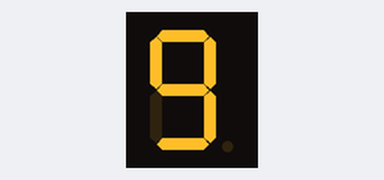
Simulated run of this sketch. Board: Arduino Uno, built with avr-gcc and run on an emulated ATmega328P. Shown: 1-digit seven-segment display. Wiring (inferred from the names in the program): 1-digit 7-segment display, segments lit when LOW: segments pin 7, pin 6, pin 4, pin 3, pin 2, pin 8, pin 9, pin 5. The segment pins are drawn as the display they are named for.

Above: at 0.1 s.
At 1.1 s:
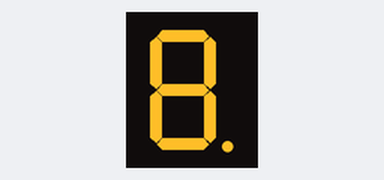
At 2.1 s:
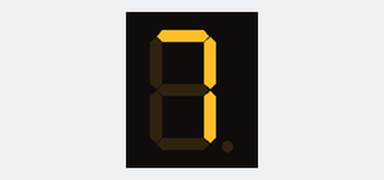
At 4.1 s:
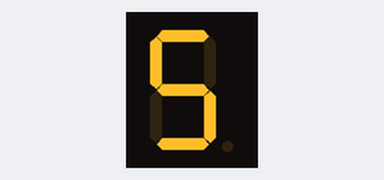
At 6.1 s:
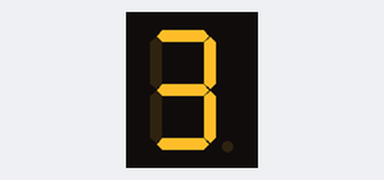
At 9.1 s:
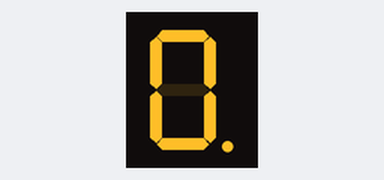

The sketch:

seven_segment.ino
```cpp
int a = 7; // Pinleri tanımlıyoruz
int b = 6;
int c = 4;
int d = 3;
int e = 2;
int f = 8;
int g = 9;
int dp = 5;
void setup()
{
pinMode(a, OUTPUT); // Pinlerin çıkış pini olduğunu belirtiyoruz.
pinMode(b, OUTPUT);
pinMode(c, OUTPUT);
pinMode(d, OUTPUT);
pinMode(e, OUTPUT);
pinMode(f, OUTPUT);
pinMode(g, OUTPUT);
pinMode(dp, OUTPUT);
}
void loop() {
// "9" Sayısını yazar.
digitalWrite(a,LOW);
digitalWrite(b,LOW);
digitalWrite(c,LOW);
digitalWrite(d,LOW);
digitalWrite(e,HIGH);
digitalWrite(f,LOW);
digitalWrite(g,LOW);
digitalWrite(dp,HIGH);
delay(1000);
// "8" Sayısını yazar.
digitalWrite(a, LOW);
digitalWrite(b,LOW);
digitalWrite(c,LOW);
digitalWrite(d,LOW);
digitalWrite(e,LOW);
digitalWrite(f,LOW);
digitalWrite(g,LOW);
digitalWrite(dp,LOW);
delay(1000);
// "7" Sayısını yazar.
digitalWrite(a, LOW);
digitalWrite(b,LOW);
digitalWrite(c,LOW);
digitalWrite(d,HIGH);
digitalWrite(e,HIGH);
digitalWrite(f,HIGH);
digitalWrite(g,HIGH);
digitalWrite(dp,HIGH);
delay(1000);
// "6" Sayısını yazar.
digitalWrite(a, LOW);
digitalWrite(b,HIGH);
digitalWrite(c,LOW);
digitalWrite(d,LOW);
digitalWrite(e,LOW);
digitalWrite(f,LOW);
digitalWrite(g,LOW);
digitalWrite(dp,LOW);
delay(1000);
// "5" Sayısını yazar.
digitalWrite(a, LOW);
digitalWrite(b,HIGH);
digitalWrite(c,LOW);
digitalWrite(d,LOW);
digitalWrite(e,HIGH);
digitalWrite(f,LOW);
digitalWrite(g,LOW);
digitalWrite(dp,HIGH);
delay(1000);
// "4" Sayısını yazar.
digitalWrite(a, HIGH);
digitalWrite(b,LOW);
digitalWrite(c,LOW);
digitalWrite(d,HIGH);
digitalWrite(e,HIGH);
digitalWrite(f,LOW);
digitalWrite(g,LOW);
digitalWrite(dp,LOW);
delay(1000);
// "3" Sayısını yazar.
digitalWrite(a, LOW);
digitalWrite(b,LOW);
digitalWrite(c,LOW);
digitalWrite(d,LOW);
digitalWrite(e,HIGH);
digitalWrite(f,HIGH);
digitalWrite(g,LOW);
digitalWrite(dp,HIGH);
delay(1000);
// "2" Sayısını yazar.
digitalWrite(a, LOW);
digitalWrite(b,LOW);
digitalWrite(c,HIGH);
digitalWrite(d,LOW);
digitalWrite(e,LOW);
digitalWrite(f,HIGH);
digitalWrite(g,LOW);
digitalWrite(dp,LOW);
delay(1000);
// "1" Sayısını yazar.
digitalWrite(a, HIGH);
digitalWrite(b,LOW);
digitalWrite(c,LOW);
digitalWrite(d,HIGH);
digitalWrite(e,HIGH);
digitalWrite(f,HIGH);
digitalWrite(g,HIGH);
digitalWrite(dp,HIGH);
delay(1000);
// "0" Sayısını yazar.
digitalWrite(a,LOW);
digitalWrite(b,LOW);
digitalWrite(c,LOW);
digitalWrite(d,LOW);
digitalWrite(e,LOW);
digitalWrite(f,LOW);
digitalWrite(g,HIGH);
digitalWrite(dp,LOW);
delay(1000);

}
```

Measured:
- by itself, everything shown: repeats every 10.0 s, in 10 steps
- what the display in image 1 shows lasts 1.0 s, from 1.0 s to 2.0 s
